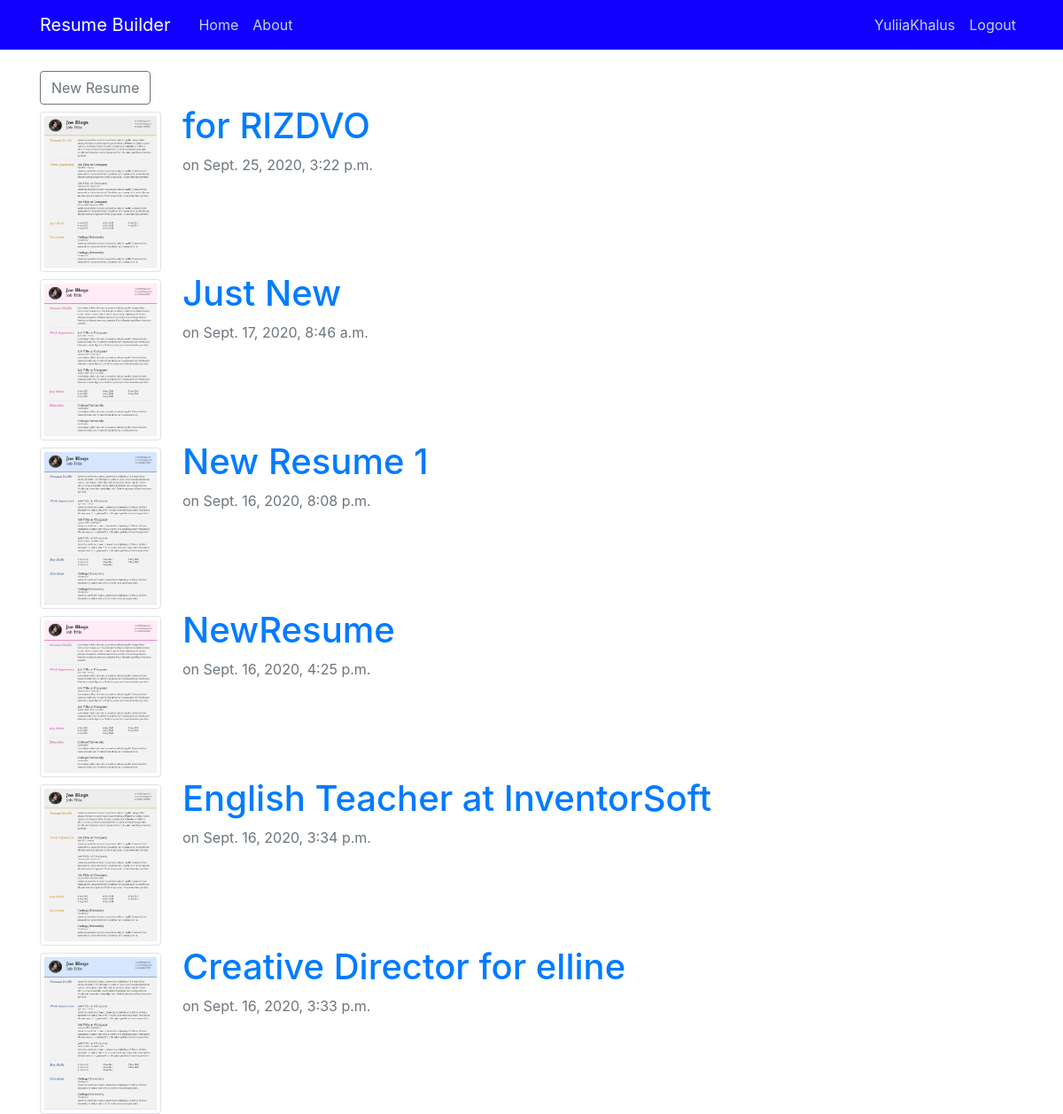
The page /dashboard/ (signed in) on the database its author committed.
### builder/models.py (models this page shows, shortened)
class Resume(models.Model):
    author = models.ForeignKey(User, on_delete=models.CASCADE)
    title = models.CharField(default='Untitled', max_length=300)
    updated_at = models.DateTimeField(auto_now=True)
    style = models.ForeignKey(ResumeStyle, on_delete=models.PROTECT)

class ResumeStyle(models.Model):
    name = models.CharField(max_length=100)
    image = models.ImageField(default='original.jpg', upload_to='resume_style_pics')
    css_file = models.FileField(default='builder/static/builder/resume_style_original.css', upload_to='resume_style_css_files')

### builder/views.py (the view)
# urls.py: path('dashboard/', ResumeList.as_view(), name='resume-builder-dashboard'),
class ResumeList(LoginRequiredMixin, ListView):
    allow_empty = True
    model = Resume
    context_object_name = 'resumes'
    template_name = 'builder/dashboard.html'
    def get_queryset(self):
        queryset = super(ResumeList, self).get_queryset()
        queryset = queryset.filter(author=self.request.user).order_by('-updated_at')
        return queryset

### builder/templates/builder/dashboard.html
{% extends "builder/base.html" %}
{% load static %}
{% block content %}
    {% if resumes %}
        <a class="btn btn-outline-secondary" href="{% url 'resume-create' %}">New Resume</a>
        {% for resume in resumes %}
            <div class="media">
                <img class="img-thumbnail mt-2" width="137" height="179" src="{{ resume.style.image.url }}"/>
                <div class="media-body">
                    <h5><a class="account-heading ml-4" href="{% url 'resume-detail' resume.id %}">{{ resume.title }}</a></h5>
                    <p class="text-secondary ml-4">on {{ resume.updated_at }}</p>
                </div>
            </div>
        {% endfor %}
    {% else %}
        <h1>Create Your First Resume!</h1>
        <a class="btn btn-outline-secondary" href="{% url 'resume-create' %}">Create</a>
    {% endif %}
{% endblock content %}

### builder/templates/builder/base.html (shortened to what this page needs)
{% load static %}
<!doctype html>
<html lang="en">
<head>
    <link rel="stylesheet" href="https://maxcdn.bootstrapcdn.com/bootstrap/4.0.0/css/bootstrap.min.css">
    <link rel="stylesheet" type="text/css" href="{% static 'builder/main.css' %}">
</head>
<body>
    <header class="site-header">
      <nav class="navbar navbar-expand-md navbar-dark bg-steel fixed-top">
        <div class="container">
          <a class="navbar-brand mr-4" href="{% url 'resume-builder-home' %}">Resume Builder</a>
          <div class="collapse navbar-collapse" id="navbarToggle">
            <div class="navbar-nav mr-auto">
              <a class="nav-item nav-link" href="{% url 'resume-builder-home' %}">Home</a>
              <a class="nav-item nav-link" href="{% url 'resume-builder-about' %}">About</a>
            </div>
            <div class="navbar-nav">
                {% if user.is_authenticated %}
                    <a class="nav-item nav-link" href="{% url 'profile' %}">{{ user.username }}</a>
                    <a class="nav-item nav-link" href="{% url 'logout' %}">Logout</a>
                {% else %}
                    <a class="nav-item nav-link" href="{% url 'login' %}">Login</a>
                    <a class="nav-item nav-link" href="{% url 'register' %}">Register</a>
                {% endif %}
            </div>
          </div>
        </div>
      </nav>
    </header>
    <div class="container">
        {% block content %}{% endblock %}
    </div>
</body>
</html>

### builder/static/builder/main.css (style rules this page uses)
body { background: #ffffff; color: #333333; margin-top: 5rem; }
h1, h2, h3, h4, h5, h6 { color: #444444; }
.bg-steel { background-color: #1100ff; }
.site-header .navbar-nav .nav-link { color: #cbd5db; }
.account-heading { font-size: 2.5rem; }

### rows shown on the page
Resume: style.image (picture), title "for RIZDVO", updated_at "Sept. 25, 2020, 3:22 p.m."
Resume: style.image (picture), title "Just New", updated_at "Sept. 17, 2020, 8:46 a.m."
Resume: style.image (picture), title "New Resume 1", updated_at "Sept. 16, 2020, 8:08 p.m."
Resume: style.image (picture), title "NewResume", updated_at "Sept. 16, 2020, 4:25 p.m."
Resume: style.image (picture), title "English Teacher at InventorSoft", updated_at "Sept. 16, 2020, 3:34 p.m."
Resume: style.image (picture), title "Creative Director for elline", updated_at "Sept. 16, 2020, 3:33 p.m."

### other values the page prints
{{ user.username }} "YuliiaKhalus"
